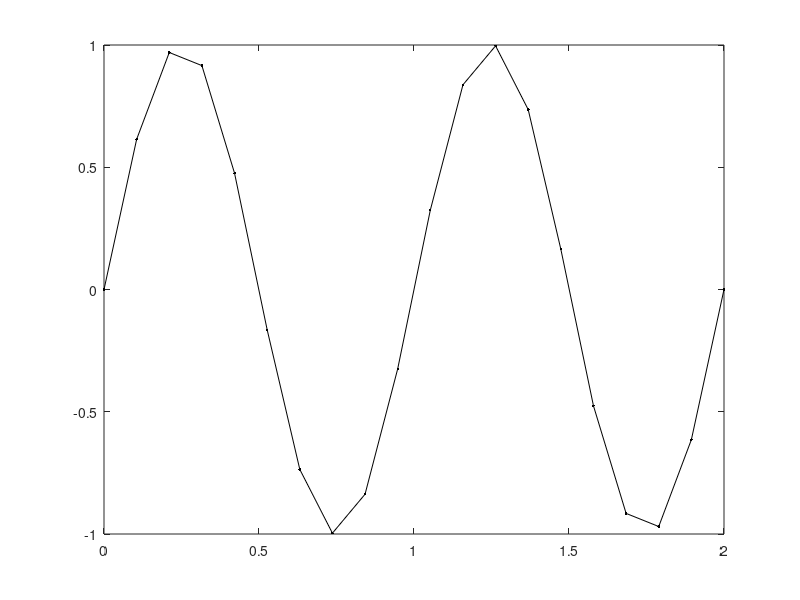

Reproduce this figure in MATLAB. (Note: this script raises an error after producing the figure.)
     
% test errorbarxy
close all; clear all; clc
% restoredefaultpath

x = linspace(0,2,20);
y = sin(2*pi*x);
dx = 0.1*ones(size(x));
dy = 0.3*ones(size(x));
plot(x,y,'.-k');
errorbarxy(x,y,dx,dy);

%% dx = []
close all
x = linspace(0,2,20);
y = sin(2*pi*x);
dy = 0.3*ones(size(x));
plot(x,y,'.-k');
errorbarxy(x,y,[],dy);

%% dy = []
close all
x = linspace(0,2,20);
y = sin(2*pi*x);
dx = 0.1*ones(size(x));
plot(x,y,'.-k');
errorbarxy(x,y,dx,[]);

%% assymmetric dx
close all; clear all
x = linspace(0,2,20);
y = sin(2*pi*x);
dx(:,1) = 0.1*ones(numel(x),1);
dx(:,2) = 0.3*ones(numel(x),1);
dy = 0.05*ones(size(x));
plot(x,y,'.-b');
errorbarxy(x,y,dx,dy);

%% assymmetric dy
close all; clear all
x = linspace(0,2,20);
y = sin(2*pi*x);
dy(:,1) = 0.1*ones(numel(x),1);
dy(:,2) = 0.3*ones(numel(x),1);
dx = 0.05*ones(size(x));
plot(x,y,'.-b');
errorbarxy(x,y,dx,dy);

%% nan values in dx
close all; clear all
x = linspace(0,2,20);
y = sin(2*pi*x);
dy(:,1) = 0.1*ones(numel(x),1);
dy(:,2) = 0.3*ones(numel(x),1);
dx = 0.05*ones(size(x));
dx(10) = NaN;
plot(x,y,'.-b');
errorbarxy(x,y,dx,dy);

%% nan values in dx and assymetric dy
close all; clear all
x = linspace(0,2,20);
y = sin(2*pi*x);
dy(:,1) = 0.1*ones(numel(x),1);
dy(:,2) = 0.3*ones(numel(x),1);
dx = 0.05*ones(size(x));
dx(10) = NaN;
dy(4,1) = NaN;
plot(x,y,'.-b');
errorbarxy(x,y,dx,dy);

%% Inf and Nan values in dx and assymetric dy
close all; clear all
x = linspace(0,2,20);
y = sin(2*pi*x);
dy(:,1) = 0.1*ones(numel(x),1);
dy(:,2) = 0.3*ones(numel(x),1);
dx = 0.05*ones(size(x));
dx(10) = NaN;
dx(12) = Inf;
dy(4,1) = NaN;
dy(10,2) = Inf;
plot(x,y,'.-b');
errorbarxy(x,y,dx,dy);

%% check linspec
close all; clear all
x = linspace(0,2,20);
y = sin(2*pi*x);
dy(:,1) = 0.1*ones(numel(x),1);
dy(:,2) = 0.3*ones(numel(x),1);
dx = 0.05*ones(size(x));
dx(10) = NaN;
dx(12) = Inf;
dy(4,1) = NaN;
dy(10,2) = Inf;
plot(x,y,'.-k','LineWidth',2);
errorbarxy(x,y,dx,dy,'b','LineWidth',2);

%% check handle returns
close all; clear all; clc
x = linspace(0,2,20);
y = sin(2*pi*x);
dy(:,1) = 0.1*ones(numel(x),1);
dy(:,2) = 0.3*ones(numel(x),1);
dx = 0.05*ones(size(x));
plot(x,y,'.-k','LineWidth',2);
[hdx,hdy] = errorbarxy(x,y,dx,dy,'-b','LineWidth',2);
hdx(1).LineWidth = 10;
hdy(10).Color = 'red';

%% move error bars to top layer
close all; clear all; clc
x = linspace(0,2,20);
y = sin(2*pi*x);
dy(:,1) = 0.1*ones(numel(x),1);
dy(:,2) = 0.3*ones(numel(x),1);
dx = 0.05*ones(size(x));
plot(x,y,'.-b');
[hdx,hdy] = errorbarxy(x,y,dx,dy,'-r','LineWidth',2);
uistack(hdx,'top');

%% specify plotting axis
close all; clear all; clc
x = linspace(0,2,20);
y = sin(2*pi*x);
dy(:,1) = 0.1*ones(numel(x),1);
dy(:,2) = 0.3*ones(numel(x),1);
dx = 0.05*ones(size(x));

figure(1);
ax(1) = axes;
plot(x,y,'.-b');

figure(2);
ax(2) = axes;
plot(x,10*y,'.-k');

[hdx,hdy] = errorbarxy(ax(1),x,y,dx,dy,'-r','LineWidth',2);

%% only 2 datapoints
close all; clear all; clc
x = linspace(0,0.25,2);
y = sin(2*pi*x);
dy = 0.3*ones(size(x));
dx = dy;
plot(x,y,'.-k');
errorbarxy(x,y,dx,dy);




